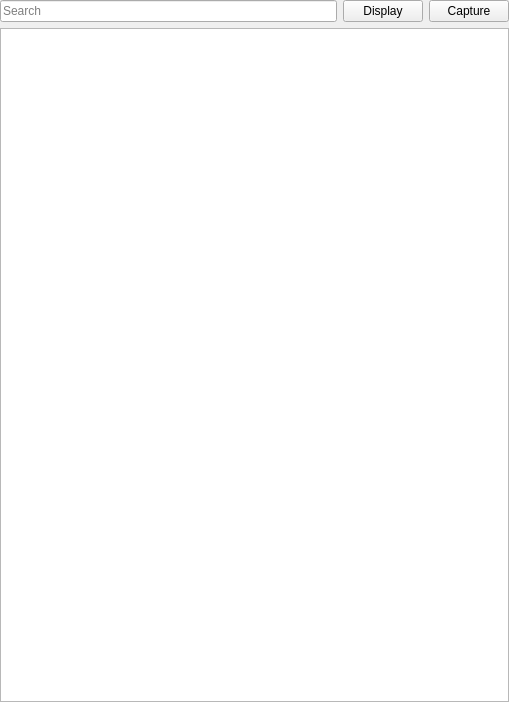
<?xml version="1.0" encoding="UTF-8"?>
<ui version="4.0">
 <class>NetworkRequestsTable</class>
 <widget class="QWidget" name="NetworkRequestsTable">
  <property name="geometry">
   <rect>
    <x>0</x>
    <y>0</y>
    <width>509</width>
    <height>702</height>
   </rect>
  </property>
  <property name="sizePolicy">
   <sizepolicy hsizetype="Expanding" vsizetype="Preferred">
    <horstretch>0</horstretch>
    <verstretch>0</verstretch>
   </sizepolicy>
  </property>
  <property name="windowTitle">
   <string>Form</string>
  </property>
  <layout class="QVBoxLayout" name="verticalLayout_3">
   <property name="leftMargin">
    <number>0</number>
   </property>
   <property name="topMargin">
    <number>0</number>
   </property>
   <property name="rightMargin">
    <number>0</number>
   </property>
   <property name="bottomMargin">
    <number>0</number>
   </property>
   <item>
    <layout class="QHBoxLayout" name="horizontalLayout_2">
     <property name="spacing">
      <number>6</number>
     </property>
     <property name="topMargin">
      <number>0</number>
     </property>
     <item>
      <layout class="QVBoxLayout" name="verticalLayout_2">
       <item>
        <widget class="QLineEdit" name="searchBox">
         <property name="placeholderText">
          <string>Search</string>
         </property>
        </widget>
       </item>
      </layout>
     </item>
     <item>
      <layout class="QVBoxLayout" name="verticalLayout">
       <item>
        <layout class="QHBoxLayout" name="horizontalLayout">
         <item>
          <widget class="QPushButton" name="displayFiltersButton">
           <property name="text">
            <string>Display</string>
           </property>
          </widget>
         </item>
         <item>
          <widget class="QPushButton" name="captureFiltersButton">
           <property name="text">
            <string>Capture</string>
           </property>
          </widget>
         </item>
        </layout>
       </item>
      </layout>
     </item>
    </layout>
   </item>
   <item>
    <widget class="QTableView" name="requestsTable"/>
   </item>
  </layout>
 </widget>
 <resources/>
 <connections/>
</ui>
